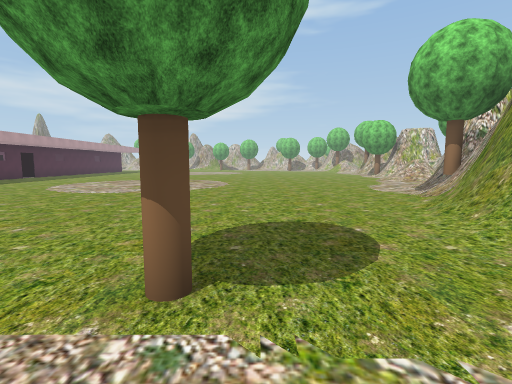
view 1 (above)

16 first-person views from a walk through a Unity game level. The camera is 1.4 m above the floor, tilts 6° down and sees 85° across. The floor is counted in squares, 2 m on a side. Each view is taken from the middle of a square. On the plan, view 1 faces up. The plan holds only what a view shows up to about 9 squares ahead; the rest is blank. The place goes on beyond the plan. Some trees and plants on the terrain are drawn as simple stand-ins. The player character is not drawn.

view 2
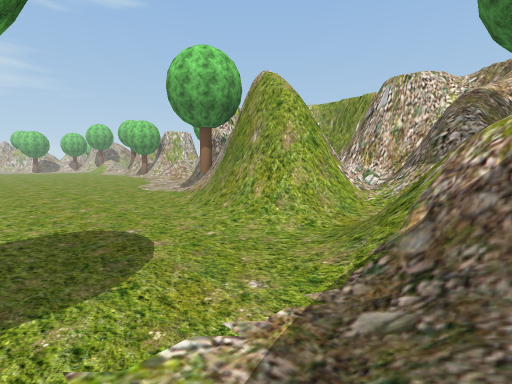

view 3
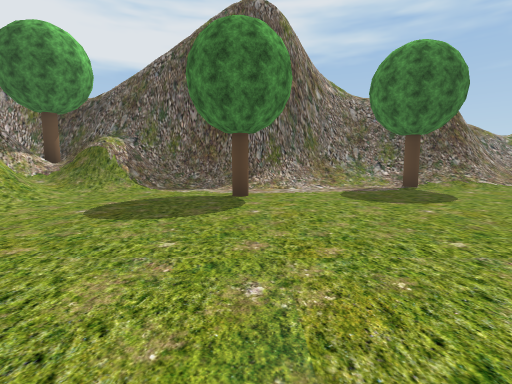

view 4
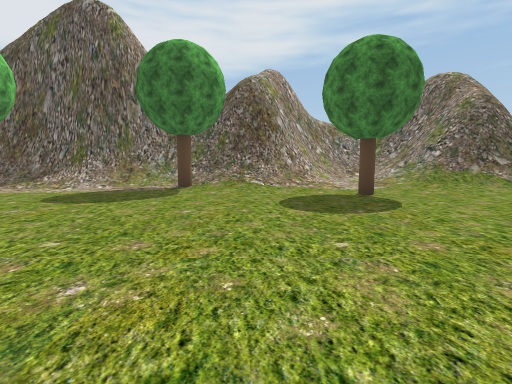

view 5
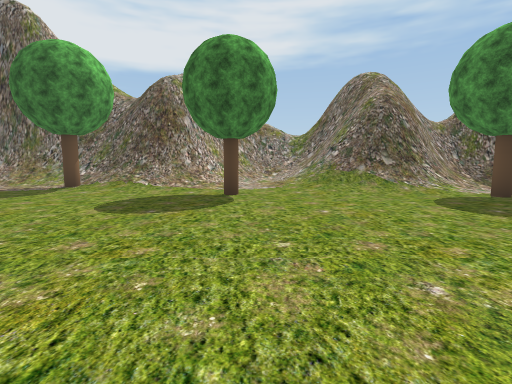

view 6
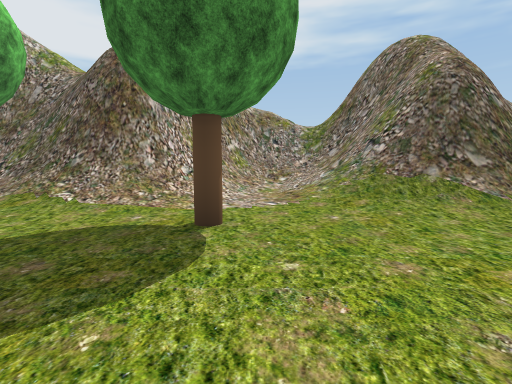

view 7
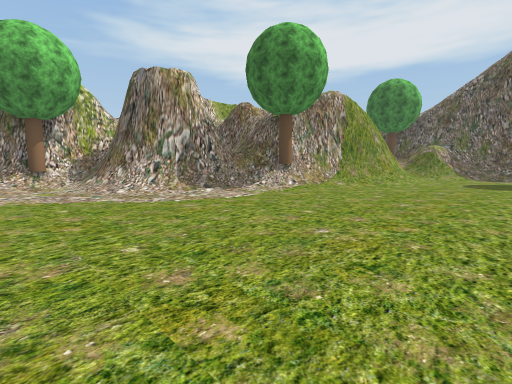

view 8
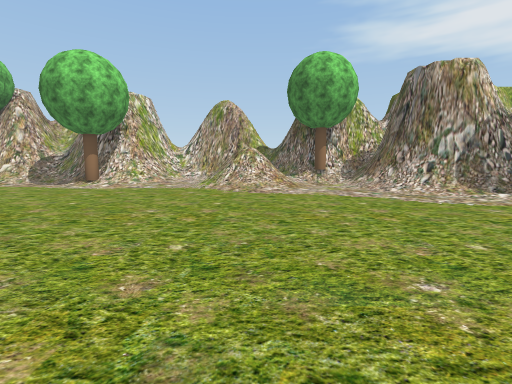

view 9
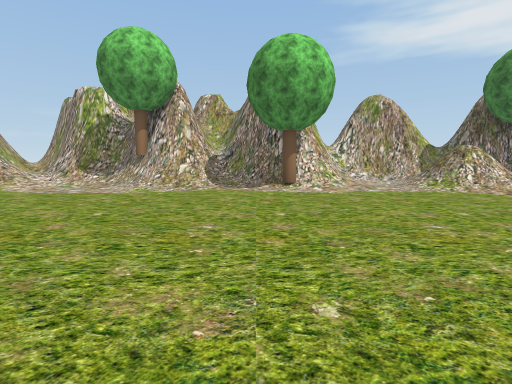

view 10
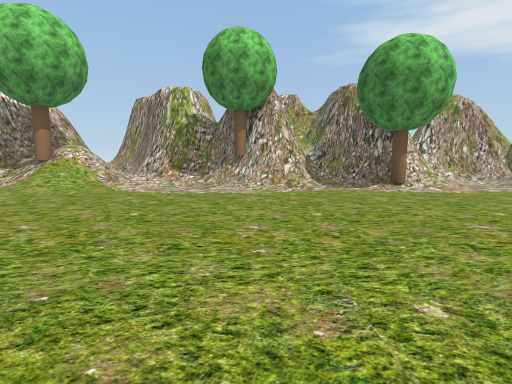

view 11
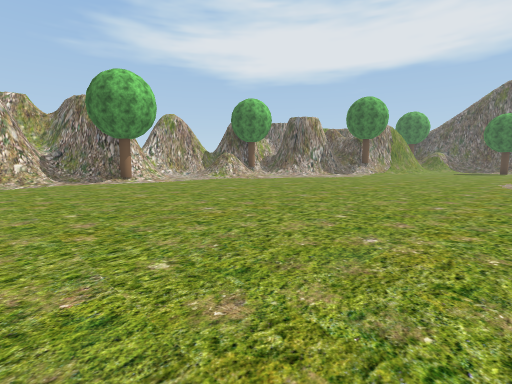

view 12
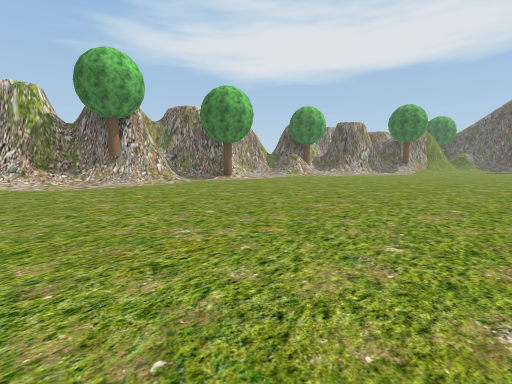

view 13
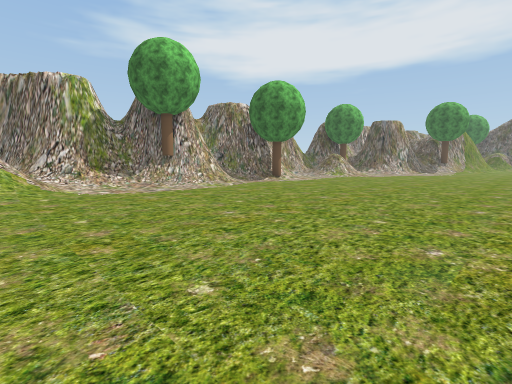

view 14
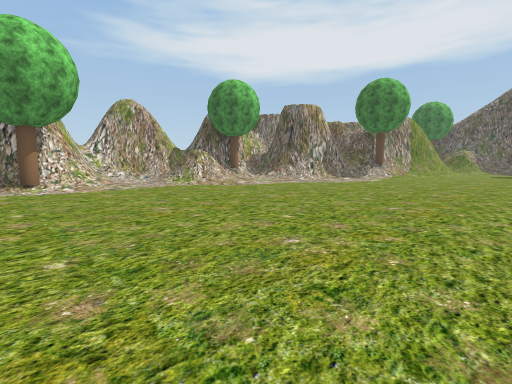

view 15
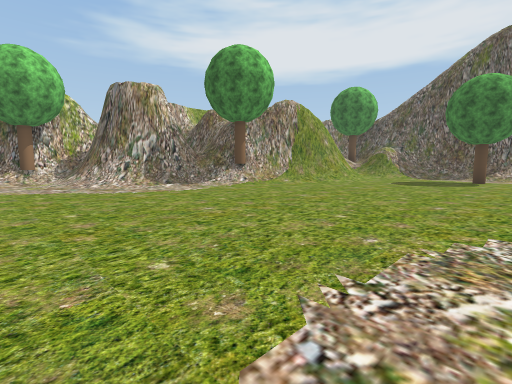

view 16
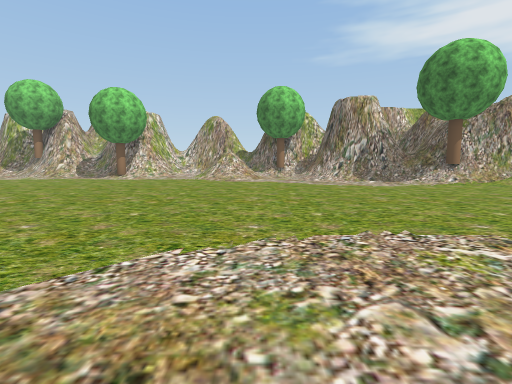

### Floor plan
Key: @ floor where view 1 was taken; # wall or solid block; . main floor; : floor 0.5 m higher than the main floor; / step, stairs or slope; = window, fence, low wall or low ledge; v drop or lower ground; T tree.
Columns run from 15 left of view 1 to 10 right of it. Each row starts with its distance up from view 1.
 29                 .......///
 28               .........///
 27               ........../#
 26               ...........#
 25               ........../#
 24              ...........##
 23              ...........##
 22              .........../#
 21              .........../#
 20              ...........T#
 19              .........../#
 18              ...........//
 17              ..........///
 16              .........////
 15             ........../=
 14            ............//#
 13             ............/#
 12              .........///#
 11              ......../####
 10              ........##
  9         .... ......./##
  8      .  ............:#
  7     .............../##
  6    ................##
  5   ................/#
  4  ................./#
  3 ................../###
  2 T.....T.......T...///#
  1 /=///..///T....../=/##
  0 ###//./////////@////T#
 -1 ###=///###############
 -2   ##//##
 -3   ##/##
 -4   #==v

Positions as (right, up) in squares from view 1, and headings:
1: (0, 0), facing up
2: (0, 0), facing up-right
3: (-1, 8), facing down
4: (-7, 8), facing down
5: (-10, 8), facing down
6: (-10, 5), facing down
7: (0, 14), facing down-right
8: (0, 15), facing right
9: (1, 21), facing right
10: (1, 24), facing right
11: (-2, 24), facing down-right
12: (-1, 28), facing down-right
13: (1, 29), facing down-right
14: (0, 21), facing down-right
15: (-2, 14), facing down-right
16: (-4, 14), facing right
